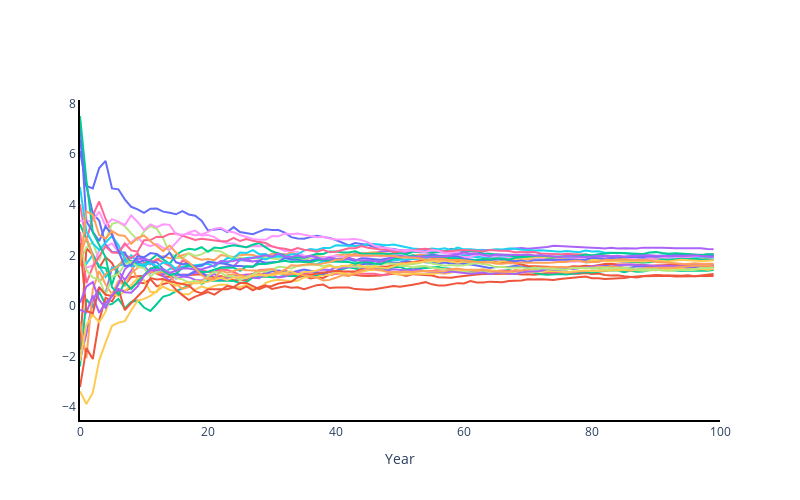

The notebook cell this image was saved under:
### Code cell
# Figure 6
fig = go.Figure()

for i in range(n_path):
    fig.add_trace(go.Scatter(y=res_low[i, :],
                        mode='lines'))

fig.update_layout(paper_bgcolor='rgba(0,0,0,0)',
                  plot_bgcolor='rgba(0,0,0,0)',
                  width=800,
                  height=500,
                  legend=dict(yanchor="top",
                              y=1,
                              xanchor="right",
                              x=1)
                 )
fig.update_xaxes(showline=True, linewidth=2, linecolor='black', title_text='Year', range=[0,100])
fig.update_yaxes(showline=True, linewidth=2, linecolor='black')

fig.update_layout(showlegend=False)

fig.write_image("25_path_low_damage.pdf")
fig.show()
